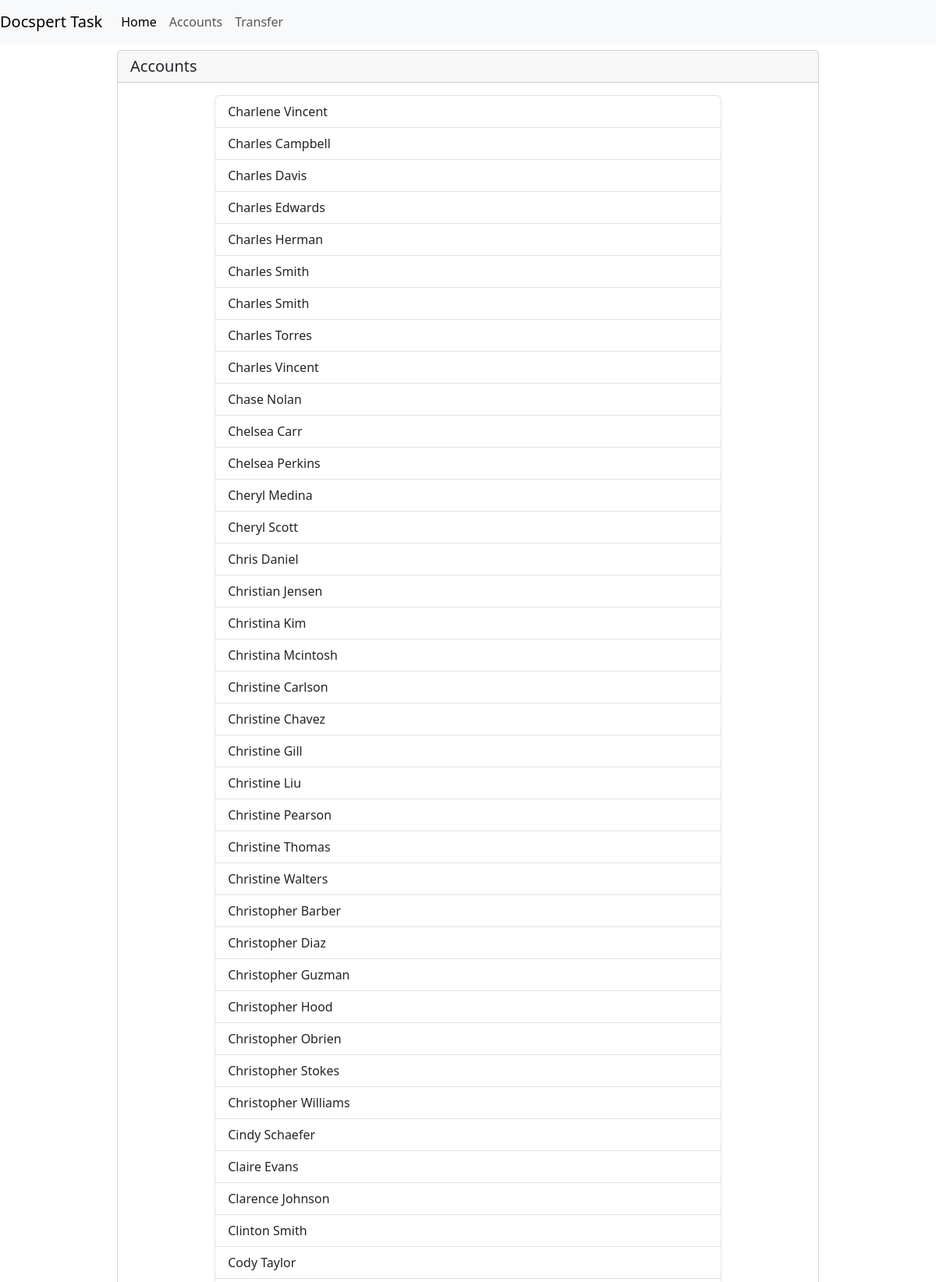
Page /accounts/?page=4 (upper part) on the committed database.
### accounts/models.py (models this page shows, shortened)
class Account(models.Model):
    id = models.UUIDField(primary_key=True, default=uuid.uuid4, editable=False)
    name = models.CharField(max_length=255)
    balance = models.DecimalField(max_digits=10, decimal_places=2, default=0)

### accounts/views.py (the view)
# urls.py: path('accounts/', views.account_list, name="accounts"),
def account_list(request):
    accounts = Account.objects.all().order_by('name')
    paginator = Paginator(accounts, 50)
    page_number = request.GET.get('page')
    page_obj = paginator.get_page(page_number)
    context = {
        "accounts":page_obj,
    }
    return render(request,'accounts.html', context)

### templates/accounts.html (shortened to what this page needs)
{% extends 'base.html' %}
{% load static %}
{% block content %}
<div class="card w-75 mx-auto m-2">
    <h5 class="card-header">Accounts</h5>
    <div class="card-body">
        <div class="list-group w-75 mx-auto">
            {% for account in accounts %}
                <a href="{% url 'account_detail' account.id %}" class="list-group-item list-group-item-action">
                    {{ account.name }}
                </a>
            {% endfor %}
        </div>
    </div>
</div>
{% endblock content %}

### rows in the picture
Account: name "Charlene Vincent"
Account: name "Charles Campbell"
Account: name "Charles Davis"
Account: name "Charles Edwards"
Account: name "Charles Herman"
Account: name "Charles Smith"
Account: name "Charles Smith"
Account: name "Charles Torres"
Account: name "Charles Vincent"
Account: name "Chase Nolan"
Account: name "Chelsea Carr"
Account: name "Chelsea Perkins"
Account: name "Cheryl Medina"
Account: name "Cheryl Scott"
Account: name "Chris Daniel"
Account: name "Christian Jensen"
Account: name "Christina Kim"
Account: name "Christina Mcintosh"
Account: name "Christine Carlson"
Account: name "Christine Chavez"
Account: name "Christine Gill"
Account: name "Christine Liu"
Account: name "Christine Pearson"
Account: name "Christine Thomas"
Account: name "Christine Walters"
Account: name "Christopher Barber"
Account: name "Christopher Diaz"
Account: name "Christopher Guzman"
Account: name "Christopher Hood"
Account: name "Christopher Obrien"
Account: name "Christopher Stokes"
Account: name "Christopher Williams"
Account: name "Cindy Schaefer"
Account: name "Claire Evans"
Account: name "Clarence Johnson"
Account: name "Clinton Smith"
Account: name "Cody Taylor"
